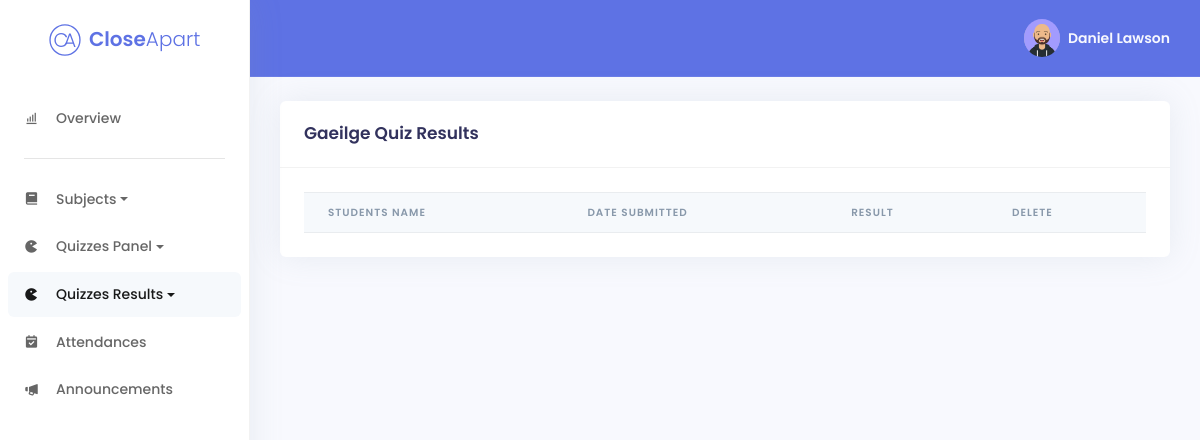
Before: /quizzes/gaeilge/result/gaeilgeresults.php (signed in) with the older database file.
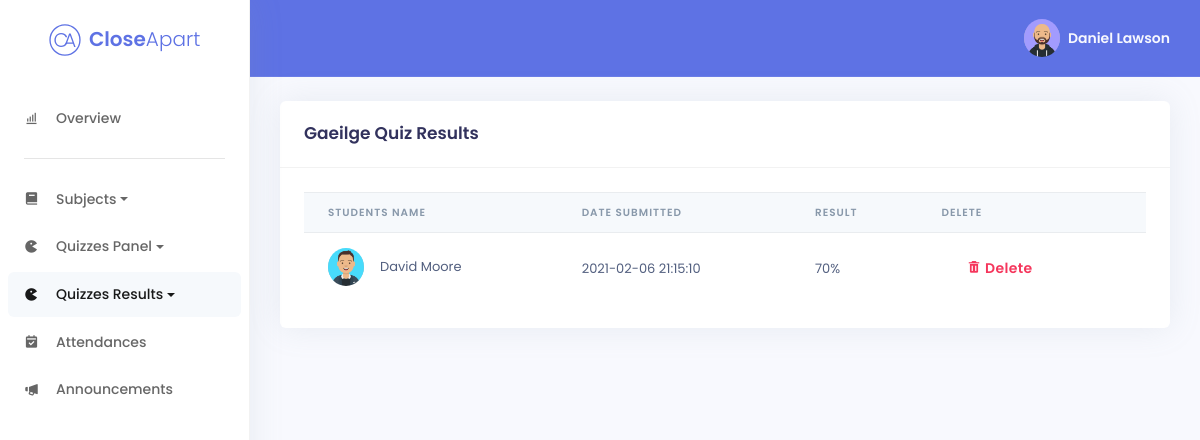
After: the same page with the newer database file.
### tables this page shows
CREATE TABLE IF NOT EXISTS GaeilgeResults (
    gaeilge_result_id int(11) NOT NULL AUTO_INCREMENT,
    gaeilge_result_date timestamp NOT NULL DEFAULT CURRENT_TIMESTAMP,
    gaeilge_result_marks int(11) NOT NULL,
    student_fullname varchar(255) NOT NULL,
PRIMARY KEY (gaeilge_result_id));

CREATE TABLE IF NOT EXISTS Students (
student_id SMALLINT(3) NOT NULL AUTO_INCREMENT,
student_fullname VARCHAR(255) NULL DEFAULT NULL,
student_email VARCHAR(255) NULL DEFAULT NULL,
student_password VARCHAR(255) NULL DEFAULT NULL,
student_phone INT(10) ZEROFILL NULL,
student_address VARCHAR(255) NULL,
student_city VARCHAR(255) NULL,
student_country VARCHAR(255) NULL,
student_eircode VARCHAR(255) NULL,
student_bio TEXT NULL,
student_avatar VARCHAR(255) DEFAULT 'david-avataaar.png',
attendance SMALLINT(3) NULL,
attendance_explained SMALLINT(3) NULL,
attendance_unexplained SMALLINT(3) NULL,
class_id INT(11) NOT NULL,
PRIMARY KEY (student_id));

### quizzes/gaeilge/result/resultprocess.php (called while the page is built, shortened)
<?php
class Result {
public function get_results_by_user($student_fullname)
{
    try
    {
        $email = $_SESSION["staff_email"];
        $googleEmail = $_SESSION["email"];
        $conn = new Connection();
        $dbconn = $conn->getConnection();
        $selectQuery = "SELECT * FROM GaeilgeResults JOIN students USING(student_fullname) JOIN classes USING(class_id) WHERE staff_email='" . $email . $googleEmail . "';";
        $reslts = NULL;
        foreach( $dbconn->query($selectQuery, PDO::FETCH_ASSOC) as $rslt)
        {
            $reslts[] = $rslt;
        }
        return $reslts;
    }
    catch (PDOException $e)
    {
        echo "<script>alert(".$e->getMessage().");</script>";
    }
    catch (Exception $e)
    {
        echo "<script>alert(".$e->getMessage().");</script>";
    }
}
}
?>

### quizzes/gaeilge/result/gaeilgeresults.php (the view, shortened to what the changed rows need)
<?php
require_once("resultprocess.php");
$resultObject = new Result();
$results = $resultObject->get_results_by_user($_SESSION["student_fullname"]);
?>
<!DOCTYPE html>
<html lang="en">
<head>
	<link href='https://unpkg.com/boxicons@2.0.7/css/boxicons.min.css' rel='stylesheet'>
	<link rel="stylesheet" href="../../../assets/css/argon.min.css">
	<link rel="stylesheet" type="text/css" href="https://cdn.datatables.net/1.10.23/css/dataTables.bootstrap4.min.css" />
</head>
<body>
	<div class="main-content">
		<div class="container-fluid mt-4">
			<div class="row">
				<div class="col-xl-12">
					<div class="card">
						<div class="card-body">
							<div class="table-responsive">
								<table id="sorttable" class="table align-items-center table-flush hover stripe" style="border: none; width: 100% !important;">
									<thead class="thead-light">
										<tr>
                                            <th scope="col">Students Name</th>
											<th scope="col">Date Submitted</th>
											<th scope="col">Result</th>
											<th scope="col">Delete</th>
										</tr>
									</thead>
									<tbody>
									<?php
										if(isset($results))
										{
										foreach($results as $result)
										{
									?>
										<tr>
											<td class="d-flex align-items-center">
												<span class="avatar avatar-sm rounded-circle mr-3">
													<img src='../../../assets/images/avatars/<?php echo $result['student_avatar'] ?>' />
												</span>
												<?php echo $result["student_fullname"]; ?>
											</td>
											<td>
												<?php echo $result["gaeilge_result_date"]; ?>
											</td>
											<td>
												<?php echo $result["gaeilge_result_marks"]*10; ?>%
											</td>
											<td>
												<div class="d-flex">
													<form class="d-flex" method="POST" action="<?php $_SERVER['PHP_SELF']; ?>">
														<button type="submit" name="delete"
															class="text-danger px-4 py-2 btn text-primary shadow-none"><i class='bx bxs-trash'></i>
															Delete</button>
													</form>
											</td>
										</tr>
										<?php
												}
											}
										?>
									</tbody>
								</table>
							</div>
						</div>
					</div>
				</div>
			</div>
		</div>
</body>
</html>

Changed rows visible on the page:
now on this page (row edited): gaeilgeresults: students.student_avatar (picture), student_fullname "David Moore", gaeilge_result_date "2021-02-06 21:15:10", $result['gaeilge_result_marks']*10 "70"
